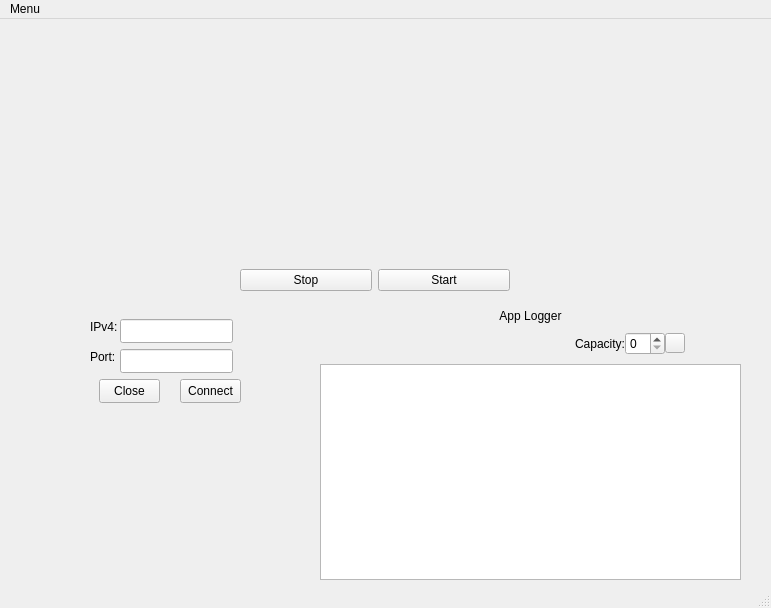
<?xml version="1.0" encoding="UTF-8"?>
<ui version="4.0">
 <class>ClientWindow</class>
 <widget class="QMainWindow" name="ClientWindow">
  <property name="geometry">
   <rect>
    <x>0</x>
    <y>0</y>
    <width>771</width>
    <height>608</height>
   </rect>
  </property>
  <property name="windowTitle">
   <string>Main Window Client</string>
  </property>
  <widget class="QWidget" name="centralwidget">
   <widget class="QWidget" name="widgetConnector" native="true">
    <property name="geometry">
     <rect>
      <x>50</x>
      <y>290</y>
      <width>231</width>
      <height>101</height>
     </rect>
    </property>
    <widget class="QLineEdit" name="lineEditIP">
     <property name="geometry">
      <rect>
       <x>70</x>
       <y>10</y>
       <width>113</width>
       <height>24</height>
      </rect>
     </property>
    </widget>
    <widget class="QLineEdit" name="lineEditPort">
     <property name="geometry">
      <rect>
       <x>70</x>
       <y>40</y>
       <width>113</width>
       <height>24</height>
      </rect>
     </property>
    </widget>
    <widget class="QPushButton" name="pushButtonConnection">
     <property name="geometry">
      <rect>
       <x>130</x>
       <y>70</y>
       <width>61</width>
       <height>24</height>
      </rect>
     </property>
     <property name="text">
      <string>Connect</string>
     </property>
    </widget>
    <widget class="QLabel" name="labelIP">
     <property name="geometry">
      <rect>
       <x>40</x>
       <y>10</y>
       <width>49</width>
       <height>16</height>
      </rect>
     </property>
     <property name="text">
      <string>IPv4:</string>
     </property>
    </widget>
    <widget class="QLabel" name="labelPort">
     <property name="geometry">
      <rect>
       <x>40</x>
       <y>40</y>
       <width>49</width>
       <height>16</height>
      </rect>
     </property>
     <property name="text">
      <string>Port:</string>
     </property>
    </widget>
    <widget class="QPushButton" name="pushButtonCloseConnection">
     <property name="geometry">
      <rect>
       <x>49</x>
       <y>70</y>
       <width>61</width>
       <height>24</height>
      </rect>
     </property>
     <property name="text">
      <string>Close</string>
     </property>
    </widget>
   </widget>
   <widget class="QWidget" name="widgetAppLogger" native="true">
    <property name="geometry">
     <rect>
      <x>320</x>
      <y>290</y>
      <width>421</width>
      <height>271</height>
     </rect>
    </property>
    <layout class="QVBoxLayout" name="verticalLayout_3">
     <property name="spacing">
      <number>0</number>
     </property>
     <item>
      <widget class="QLabel" name="labelAppLogger">
       <property name="text">
        <string>App Logger</string>
       </property>
       <property name="alignment">
        <set>Qt::AlignCenter</set>
       </property>
      </widget>
     </item>
     <item>
      <widget class="QWidget" name="widget" native="true">
       <layout class="QHBoxLayout" name="horizontalLayout_6">
        <item>
         <layout class="QHBoxLayout" name="horizontalLayout_5">
          <property name="spacing">
           <number>0</number>
          </property>
          <property name="leftMargin">
           <number>200</number>
          </property>
          <item>
           <widget class="QLabel" name="label">
            <property name="maximumSize">
             <size>
              <width>50</width>
              <height>16777215</height>
             </size>
            </property>
            <property name="text">
             <string>Capacity:</string>
            </property>
           </widget>
          </item>
          <item>
           <widget class="QSpinBox" name="spinBoxLoggerCapacity">
            <property name="sizePolicy">
             <sizepolicy hsizetype="Fixed" vsizetype="Fixed">
              <horstretch>0</horstretch>
              <verstretch>0</verstretch>
             </sizepolicy>
            </property>
            <property name="minimumSize">
             <size>
              <width>40</width>
              <height>0</height>
             </size>
            </property>
            <property name="maximumSize">
             <size>
              <width>40</width>
              <height>16777215</height>
             </size>
            </property>
           </widget>
          </item>
          <item>
           <widget class="QPushButton" name="pushButtonLoggerClear">
            <property name="sizePolicy">
             <sizepolicy hsizetype="Fixed" vsizetype="Fixed">
              <horstretch>0</horstretch>
              <verstretch>0</verstretch>
             </sizepolicy>
            </property>
            <property name="minimumSize">
             <size>
              <width>20</width>
              <height>20</height>
             </size>
            </property>
            <property name="maximumSize">
             <size>
              <width>20</width>
              <height>20</height>
             </size>
            </property>
            <property name="text">
             <string/>
            </property>
           </widget>
          </item>
         </layout>
        </item>
       </layout>
      </widget>
     </item>
     <item>
      <widget class="QTextBrowser" name="textBrowserAppLogger"/>
     </item>
    </layout>
   </widget>
   <widget class="QWidget" name="widgetPlayer" native="true">
    <property name="geometry">
     <rect>
      <x>10</x>
      <y>10</y>
      <width>731</width>
      <height>271</height>
     </rect>
    </property>
    <widget class="QWidget" name="widgetMediaPlayerControls" native="true">
     <property name="geometry">
      <rect>
       <x>230</x>
       <y>230</y>
       <width>270</width>
       <height>42</height>
      </rect>
     </property>
     <layout class="QHBoxLayout" name="horizontalLayout_4">
      <item>
       <widget class="QPushButton" name="pushButtonStopPlayer">
        <property name="text">
         <string>Stop</string>
        </property>
       </widget>
      </item>
      <item>
       <widget class="QPushButton" name="pushButtonStartPlayer">
        <property name="text">
         <string>Start</string>
        </property>
       </widget>
      </item>
     </layout>
    </widget>
    <widget class="QWidget" name="widgetMediaPlayer" native="true">
     <property name="geometry">
      <rect>
       <x>0</x>
       <y>0</y>
       <width>711</width>
       <height>231</height>
      </rect>
     </property>
    </widget>
   </widget>
   <widget class="QWidget" name="widgetBroadcast" native="true">
    <property name="geometry">
     <rect>
      <x>10</x>
      <y>390</y>
      <width>311</width>
      <height>161</height>
     </rect>
    </property>
   </widget>
  </widget>
  <widget class="QMenuBar" name="menubar">
   <property name="geometry">
    <rect>
     <x>0</x>
     <y>0</y>
     <width>771</width>
     <height>21</height>
    </rect>
   </property>
   <widget class="QMenu" name="menuMenu">
    <property name="title">
     <string>Menu</string>
    </property>
    <addaction name="actionOptions"/>
    <addaction name="actionExit"/>
   </widget>
   <addaction name="menuMenu"/>
  </widget>
  <widget class="QStatusBar" name="statusbar"/>
  <action name="actionOptions">
   <property name="text">
    <string>Options</string>
   </property>
  </action>
  <action name="actionExit">
   <property name="text">
    <string>Exit</string>
   </property>
  </action>
 </widget>
 <resources/>
 <connections/>
</ui>
